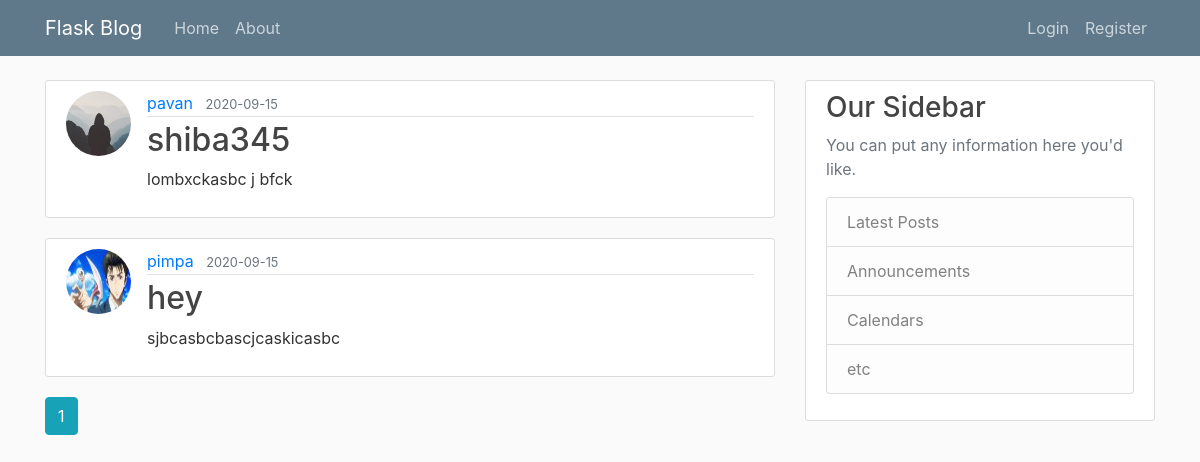
The app's page /home, older data.
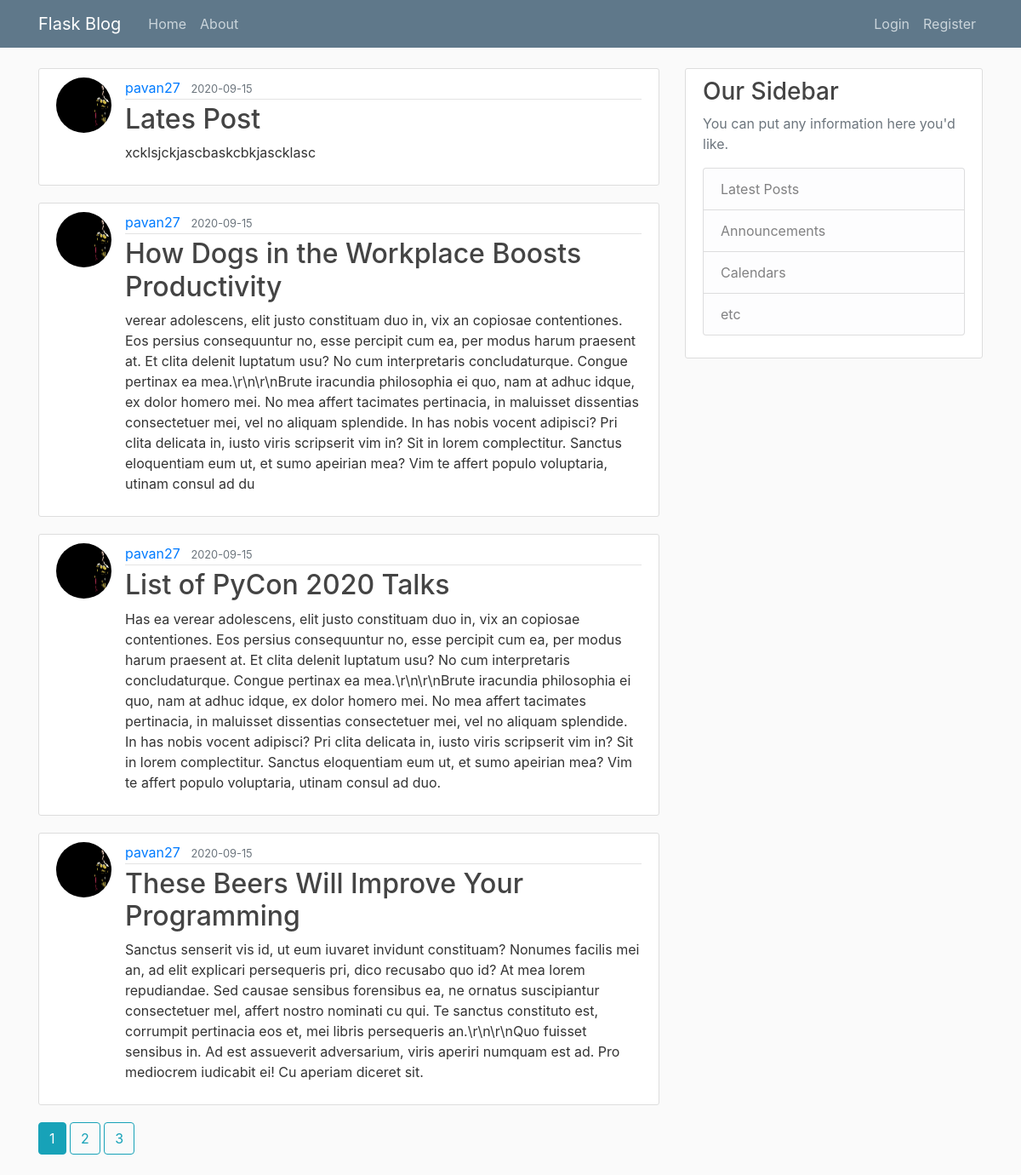
The same page, newer data.
### flaskblog/models.py (models this page shows, shortened)
class Post(db.Model):
    id = db.Column(db.Integer, primary_key=True)
    title = db.Column(db.String(100), nullable=False)
    date_posted = db.Column(
        db.DateTime, nullable=False, default=datetime.utcnow)
    content = db.Column(db.Text, nullable=False)
    user_id = db.Column(db.Integer, db.ForeignKey('user.id'), nullable=False)

class User(db.Model,UserMixin):
    id = db.Column(db.Integer, primary_key=True)
    username = db.Column(db.String(20), unique=True, nullable=False)
    email = db.Column(db.String(120), unique=True, nullable=False)
    image_file = db.Column(db.String(20), nullable=False,
                           default="default.jpg")
    password = db.Column(db.String(60), nullable=False)
    posts = db.relationship('Post', backref="author", lazy="dynamic")

### flaskblog/main/routes.py (the view)
@main.route("/")
@main.route("/home")
def home():
    page = request.args.get('page',1,type=int)
    posts = Post.query.order_by(Post.date_posted.desc()).paginate(page=page,per_page=4)
    return render_template('home.html', posts=posts)

### flaskblog/templates/home.html
{% extends "layout.html" %}
{% block content %}
 {% for post in posts.items %}
<article class="media content-section">
  <img  class="rounded-circle article-img" src="{{url_for('static',filename='profile_pics/'+ post.author.image_file)}}" alt="">
  <div class="media-body">
    <div class="article-metadata">
      <a class="mr-2" href="{{url_for('users.user_posts',username=post.author.username)}}">{{ post.author.username }}</a>
      <small class="text-muted">{{ post.date_posted.strftime('%Y-%m-%d') }}</small>
    </div>
    <h2><a class="article-title" href="{{ url_for('posts.post', post_id=post.id) }}">{{ post.title }}</a></h2>
    <p class="article-content">{{ post.content }}</p>
  </div>
</article>
{% endfor %}
{% for page_num in posts.iter_pages(left_edge=1,right_edge=1,left_current=1,right_current=2) %}
  {% if page_num %}
      {% if posts.page == page_num %}
      <a class="btn btn-info mb-4" href="{{ url_for('main.home',page=page_num) }}">{{page_num}}</a>
      {% else %}
      <a class="btn btn-outline-info mb-4" href="{{ url_for('main.home',page=page_num) }}">{{page_num}}</a>
      {% endif %}
  {% else %}
    ...
  {% endif %}
{% endfor %}
{% endblock content%}

### flaskblog/templates/layout.html (shortened to what this page needs)
<!DOCTYPE html>
<html lang="en">
  <head>
    <link rel="stylesheet" href="https://maxcdn.bootstrapcdn.com/bootstrap/4.0.0/css/bootstrap.min.css">
    <link rel="stylesheet" type="text/css" href="{{ url_for('static',filename='main.css') }}">
  </head>
  <body>
    <header class="site-header">
      <nav class="navbar navbar-expand-md navbar-dark bg-steel fixed-top">
        <div class="container">
          <a class="navbar-brand mr-4" href="/">Flask Blog</a>
          <div class="collapse navbar-collapse" id="navbarToggle">
            <div class="navbar-nav mr-auto">
              <a class="nav-item nav-link" href="{{url_for("main.home")}}">Home</a>
              <a class="nav-item nav-link" href="{{url_for("main.about")}}">About</a>
            </div>
            <div class="navbar-nav">
              {% if current_user.is_authenticated %}
              <a class="nav-item nav-link" href="{{url_for("posts.new_post")}}">New Post</a>
              <a class="nav-item nav-link" href="{{url_for("users.account")}}">Account</a>
              <a class="nav-item nav-link" href="{{url_for("users.logout")}}">Logout</a>
              {% else %}
              <a class="nav-item nav-link" href="{{url_for("users.login")}}">Login</a>
              <a class="nav-item nav-link" href="{{url_for("users.register")}}">Register</a>
              {% endif %}
            </div>
          </div>
        </div>
      </nav>
    </header>
    <main role="main" class="container">
        <div class="row">
          <div class="col-md-8">
            {% block content %}{% endblock %}
          </div>
          <div class="col-md-4">
            <div class="content-section">
              <h3>Our Sidebar</h3>
              <p class='text-muted'>You can put any information here you'd like.
                <ul class="list-group">
                  <li class="list-group-item list-group-item-light">Latest Posts</li>
                  <li class="list-group-item list-group-item-light">Announcements</li>
                  <li class="list-group-item list-group-item-light">Calendars</li>
                  <li class="list-group-item list-group-item-light">etc</li>
                </ul>
              </p>
            </div>
          </div>
        </div>
      </main>
  </body>
</html>

### flaskblog/static/main.css (style rules this page uses)
body { background: #fafafa; color: #333333; margin-top: 5rem; }
h1, h2, h3, h4, h5, h6 { color: #444444; }
.bg-steel { background-color: #5f788a; }
.site-header .navbar-nav .nav-link { color: #cbd5db; }
.content-section { background: #ffffff; padding: 10px 20px; border: 1px solid #dddddd; border-radius: 3px; margin-bottom: 20px; }
.article-title { color: #444444; }
.article-content { white-space: pre-line; }
.article-img { height: 65px; width: 65px; margin-right: 16px; }
.article-metadata { padding-bottom: 1px; margin-bottom: 4px; border-bottom: 1px solid #e3e3e3; }

Row changes from the older to the newer data that the page shows:
no longer on this page (row unchanged): Post: image_file (placeholder picture), author.username "pavan", date_posted "2020-09-15", title "shiba345", content "lombxckasbc j bfck"
no longer on this page (row unchanged): Post: image_file (picture), author.username "pimpa", date_posted "2020-09-15", title "hey", content "sjbcasbcbascjcaskicasbc"
added Post: image_file (picture), author.username "pavan27", date_posted "2020-09-15", title "Lates Post", content "xcklsjckjascbaskcbkjascklasc"
added Post: image_file (picture), author.username "pavan27", date_posted "2020-09-15", title "How Dogs in the Workplace Boosts Productivity", content "verear adolescens, elit justo constituam duo in, vix an copiosae contentiones. Eos persius consequuntur no, esse percipit cum ea, per modus harum praesent at. Et clita delenit luptatum usu? No cum interpretaris concludaturque. Congue pertinax ea mea.\\r\\n\\r\\nBrute iracundia philosophia ei quo, nam at adhuc idque, ex dolor homero mei. No mea affert tacimates pertinacia, in maluisset dissentias consectetuer mei, vel no aliquam splendide. In has nobis vocent adipisci? Pri clita delicata in, iusto viris scripserit vim in? Sit in lorem complectitur. Sanctus eloquentiam eum ut, et sumo apeirian mea? Vim te affert populo voluptaria, utinam consul ad du"
added Post: image_file (picture), author.username "pavan27", date_posted "2020-09-15", title "List of PyCon 2020 Talks", content "Has ea verear adolescens, elit justo constituam duo in, vix an copiosae contentiones. Eos persius consequuntur no, esse percipit cum ea, per modus harum praesent at. Et clita delenit luptatum usu? No cum interpretaris concludaturque. Congue pertinax ea mea.\\r\\n\\r\\nBrute iracundia philosophia ei quo, nam at adhuc idque, ex dolor homero mei. No mea affert tacimates pertinacia, in maluisset dissentias consectetuer mei, vel no aliquam splendide. In has nobis vocent adipisci? Pri clita delicata in, iusto viris scripserit vim in? Sit in lorem complectitur. Sanctus eloquentiam eum ut, et sumo apeirian mea? Vim te affert populo voluptaria, utinam consul ad duo."
added Post: image_file (picture), author.username "pavan27", date_posted "2020-09-15", title "These Beers Will Improve Your Programming", content "Sanctus senserit vis id, ut eum iuvaret invidunt constituam? Nonumes facilis mei an, ad elit explicari persequeris pri, dico recusabo quo id? At mea lorem repudiandae. Sed causae sensibus forensibus ea, ne ornatus suscipiantur consectetuer mel, affert nostro nominati cu qui. Te sanctus constituto est, corrumpit pertinacia eos et, mei libris persequeris an.\\r\\n\\r\\nQuo fuisset sensibus in. Ad est assueverit adversarium, viris aperiri numquam est ad. Pro mediocrem iudicabit ei! Cu aperiam diceret sit."
Text that changed along with them:
new list line: "2"
new list line: "3"
